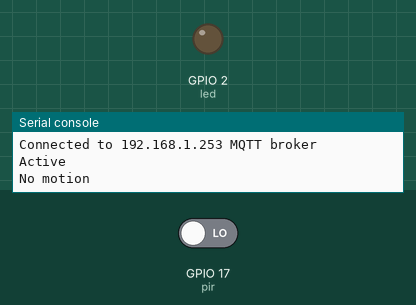
The program below on a simulated ESP32 board running MicroPython. On the bench: output pins drawn as LEDs (lit = HIGH), the last lines printed to the serial console. The inputs (shaded band) are chosen by the test bench; at power-on: GPIO 17 (pir) LOW. No MQTT or app messages arrive unless stated; values from a settings file that is not in the repository are placeholders; a WiFi scan finds one network, HomeNet; library files of the repository ran but are not shown: boot.py.

Above: at 4.8 s.
4.9 s: GPIO 17 (pir) driven HIGH
At 7.0 s:
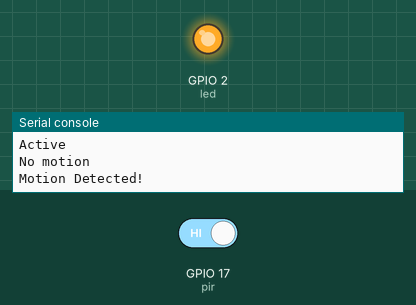
Timing chart, 0 to 8.5 s (numbered marks = the images above; inputs shaded):
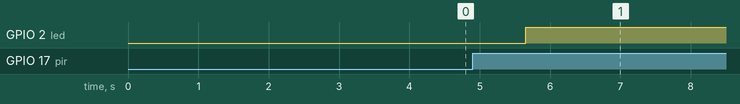

The program:

main_PIR.py
```python
from machine import Pin, reset, freq, unique_id
from sys import platform
from time import sleep
from ubinascii import hexlify
from boot import load_config
from umqttsimple import MQTTClient

# LED is active HIGH on ESP32 and active LOW on ESP8266
if platform == "esp32":
    ledon = 1
    ledoff = 0
    pirpin = 17
elif platform == "esp8266":
    ledon = 0
    ledoff = 1
    pirpin = 0

led = Pin(2, Pin.OUT)       # Pin number for the board's built-in LED
pir = Pin(pirpin, Pin.IN)   # Pin number connected to PIR sensor output
topic = b'PIR'

client_id = hexlify(unique_id())

def connect_to_mqtt(config):
    client = MQTTClient(client_id, config['mqtt']['broker'])
    client.connect()
    print('Connected to %s MQTT broker' % (config['mqtt']['broker']))
    return client

def restart_and_reconnect():
    print('Failed to connect to MQTT broker. Restarting and reconnecting...')
    sleep(10)
    reset()

def reconnect_and_retry(client, var_topic, payload, config):
    print('Failed to publish to MQTT broker. Reconnecting...')
    try:
        client.connect()
        print('Reconnected to %s MQTT broker' % (config['mqtt']['broker']))
        client.publish(var_topic, payload, qos=1)
    except OSError:
        restart_and_reconnect()

def mqtt_publish(client, var_topic, payload, config):
    try:
        client.publish(var_topic, payload, qos=1)
    except OSError:
        reconnect_and_retry(client, var_topic, payload, config)

# Main loop that will run forever:
def main(config):

    try:
        client = connect_to_mqtt(config)
    except OSError:
        sleep(10)
        restart_and_reconnect()

    print('Active')
    led.value(ledoff)
    print('No motion')
    mqtt_publish(client, topic, b'nomotion', config)
    OLD_VALUE = 0
    while True:
        PIR_VALUE = pir.value()
        if PIR_VALUE:
        # PIR is detecting movement
            led.value(ledon)
            print ('Motion Detected!')
            mqtt_publish(client, topic, b'motion', config)
            sleep(300)
        else:
            # PIR is not detecting movement
            # Again check if this is the first time movement
            # stopped and print a message!
            if OLD_VALUE:
                led.value(ledoff)
                print('No motion')
                mqtt_publish(client, topic, b'nomotion', config)
            sleep(1)
        OLD_VALUE = PIR_VALUE


if __name__ == "__main__":
    main(load_config())
```

Measured:
- after the input at 4.9 s, GPIO 2 (led): LOW → HIGH after 0.76 s
